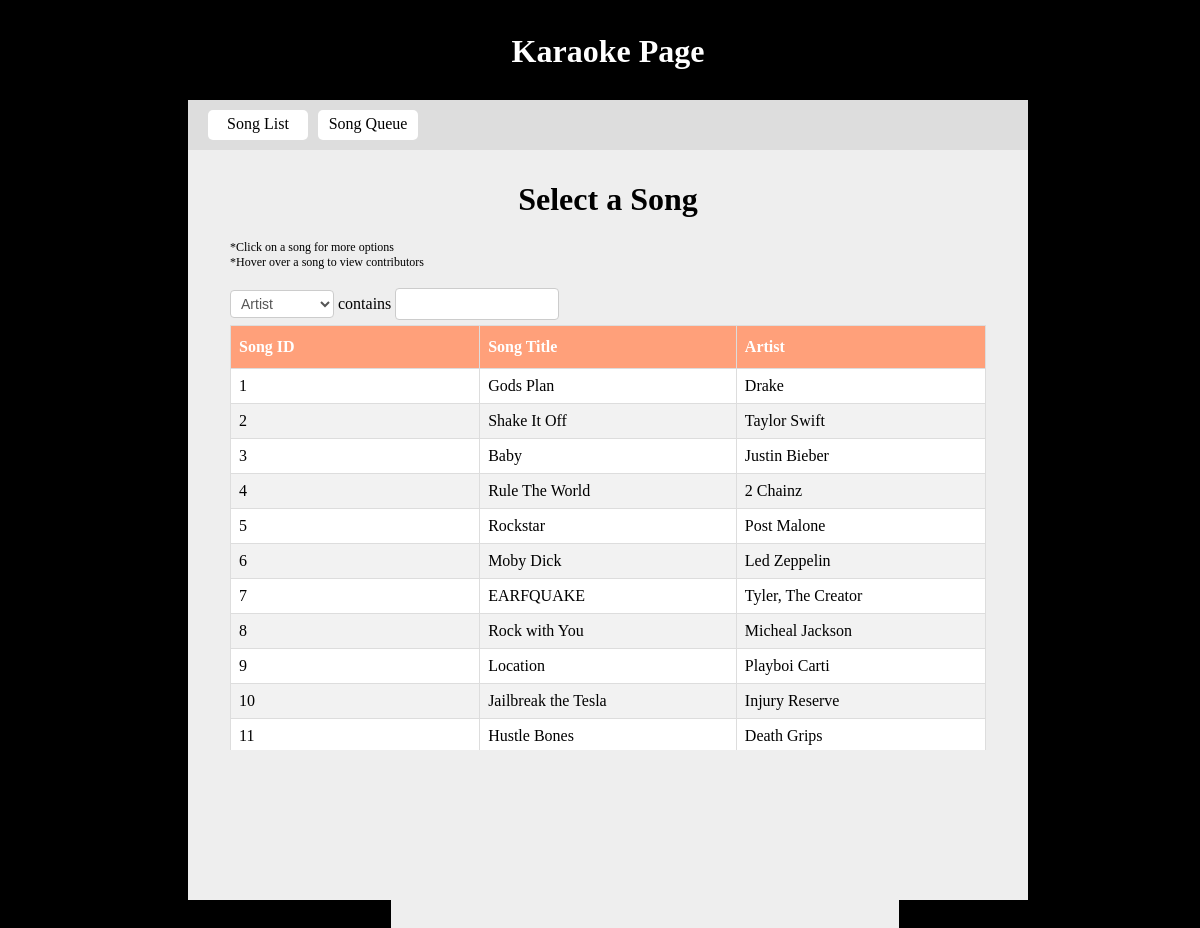
Screenshot of /songlist.php with the database file from the repository.
### tables this page shows
CREATE TABLE song(
	songid INT AUTO_INCREMENT PRIMARY KEY,
	songtitle VARCHAR(50),
	songartist VARCHAR(50)
);

CREATE TABLE songcontributor(
	scid INT AUTO_INCREMENT PRIMARY KEY,
	songid INT,
	contributorid INT,
	scrole VARCHAR(50)
);

### songlist.php (the view, shortened to what this page needs)
<!DOCTYPE HTML>
<html>
<head>
	<link rel="stylesheet" type="text/css" href="style.css">
</head>
<body>
<h1 style = "margin-top: 25px; text-align: center;">Karaoke Page</h1>
<div id = "wrap">
	<div id = "nav">
		<a href = "index.php" style = "margin-left: 20px;">Song List</a>
		<a href = "queue.php">Song Queue</a>
	</div>
	<div id = "content">
		<h1 style="color: #000;">Select a Song</h1>
		<div style='font-size:12px;'>*Click on a song for more options</div>
		<div style='font-size:12px;'>*Hover over a song to view contributors</div>
		<br />
		<select id='SearchField'
			onchange='window.location.href=window.location.href=window.location.href.split("?")[0] +
				"?searchval=" + document.getElementById("SearchVal").value +
				"&searchfield=" +  document.getElementById("SearchField").value;'>
			<?php
                        	echo "<option " . (isset($_GET["searchfield"]) && $_GET["searchfield"] == "Artist" ? "selected=selected" : "") . ">Artist</option>";
                       	?>
		</select>
                contains
                <input type='text' id='SearchVal' style='width:150px;'
                	value='<?php echo (isset($_GET["searchval"]) ? $_GET["searchval"] : "")?>'
                        onkeydown='if(event.which==13) { window.location.href=window.location.href.split("?")[0] +
                        "?searchval=" + document.getElementById("SearchVal").value +
                        "&searchfield=" +  document.getElementById("SearchField").value; }'/>
		<div id = "songList">
			<table style="width:100%">
				<thead>
					<tr id = "sticky">
						<th>Song ID</th>
						<th>Song Title</th>
						<th>Artist</th>
					</tr>
				</thead>
				<tbody>
					<?php
                                                        $conn = new PDO('mysql:host=courses;dbname=z1844922', 'z1844922', '2000Apr01');
                                                        $sth = $conn->prepare($query);
                                                        $searchval = '%' . (isset($_GET["searchval"]) ? $_GET["searchval"] : '%') . '%';
                                                        $sth->bindParam(':searchval', $searchval);
                                                        $sth->bindParam(':searchfield', $_GET["searchfield"]);
							$sth->execute();
                                                        $stmt = $sth->fetchAll();
                                                        for ($i = 0; $i < count($stmt); $i++) {
                                                                $row = $stmt[$i];
                                                                $contributorstr = (isset($row["contributorname"]) ? $row["scrole"] . ': ' . $row["contributorname"] . '&#xA;' : '');
                                                                while($i+1 < count($stmt) && $stmt[$i+1]["songid"] == $row["songid"]) {
                                                                        $i++;
                                                                        $row = $stmt[$i];
                                                                        $contributorstr .= $row["scrole"] . ': ' . $row["contributorname"] . '&#xA;';
                                                                }
                                                                if(strlen($_GET["searchval"]) == 0 || ($_GET["searchfield"] == "Contributor" && $row["contributorname"] != NULL || $_GET["searchfield"] != "Contributor")){
                                                                        echo '<tr class="Hover" onclick="window.location.href=\'songrequest.php?songid=' . $row['songid'] . '&songtitle=' . $row['songtitle'] . '\'"
                                                                                        title="' . $contributorstr . '">' .
                                                                                '<td style="width:33%;">' . $row['songid'] . '</td>' .
                                                                                '<td style="width:34%;">' . $row['songtitle'] . '</td>' .
                                                                                '<td style="width:33%;">' . $row['songartist'] . '</td>' .
                                                                        '</tr>';
                                                                }
                                                        }
                                                ?>
				</tbody>
			</table>
		</div>
	</div>
</div>
</body>
</html>

### style.css (style rules this page uses)
body { background-image: url("assets/images/body_bg.jfif"); width: 100%; height: 100%; position: fixed; background-repeat: no-repeat; background-color: #000; }
h1 { text-align: center; color: #fff; }
#wrap { width: 70%; height: 800px; background-color: #eee; margin: 0 auto; float: top; }
#nav { width: 100%; height: 50px; background-color: #ddd; float: top; margin: 0 auto; margin-top: 30px; }
#nav a { width: 100px; height: 25px; background-color: #fff; float: left; margin-right: 10px; margin-top: 10px; display: block; color: #000; text-decoration: none; text-align: center; padding-top: 5px; border-radius: 5px; }
#content { width: 90%; height: auto; padding-left: 5%; padding-right: 5%; padding-bottom: 5%; padding-top: 10px; background-color: #ggg; float: top; margin: 0 auto; }
#songList { width: 100%; height: 425px; margin-top: 5px; overflow-y: scroll; background-color: #fff; }
#songList td, #songList th { border: 1px solid #ddd; padding: 8px; }
#songList tr:nth-child(even) { background-color: #f2f2f2; }
#songList th { padding-top: 12px; padding-bottom: 12px; text-align: left; background-color: #FFA07A; color: white; position: sticky; top: 0; }
input[type=text], select, textarea, input[type=number] { font-size:14px; line-height:1.425; color:#555; border:1px solid #ccc; background-color:#fff; padding:1px 6px; height:28px; border-radius:4px; }
table { border-collapse:collapse; }
.Hover { cursor:pointer; }

### rows the page displays
song: songid "1", songtitle "Gods Plan", songartist "Drake"
song: songid "2", songtitle "Shake It Off", songartist "Taylor Swift"
songcontributor: songid.songid "3", songid.songtitle "Baby", songid.songartist "Justin Bieber"
songcontributor: songid.songid "4", songid.songtitle "Rule The World", songid.songartist "2 Chainz"
songcontributor: songid.songid "5", songid.songtitle "Rockstar", songid.songartist "Post Malone"
songcontributor: songid.songid "6", songid.songtitle "Moby Dick", songid.songartist "Led Zeppelin"
song: songid "7", songtitle "EARFQUAKE", songartist "Tyler, The Creator"
song: songid "8", songtitle "Rock with You", songartist "Micheal Jackson"
song: songid "9", songtitle "Location", songartist "Playboi Carti"
songcontributor: songid.songid "10", songid.songtitle "Jailbreak the Tesla", songid.songartist "Injury Reserve"
song: songid "11", songtitle "Hustle Bones", songartist "Death Grips"
